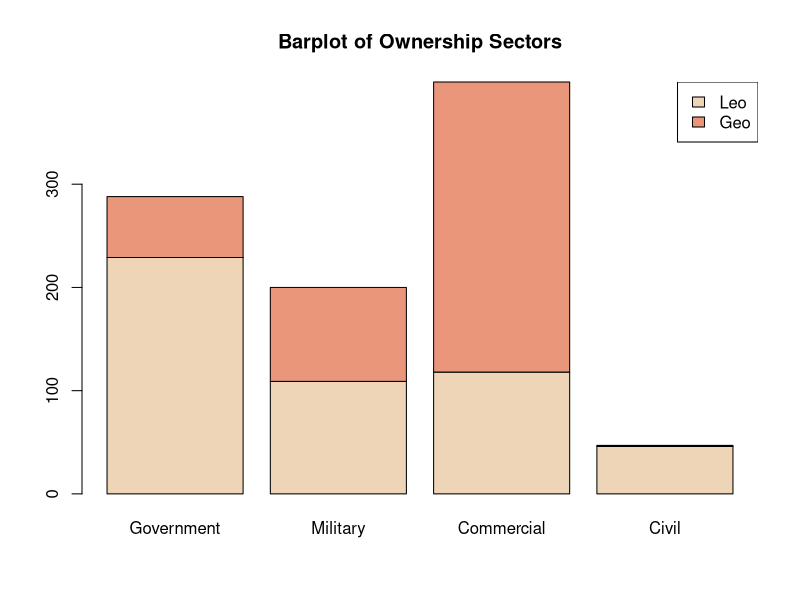
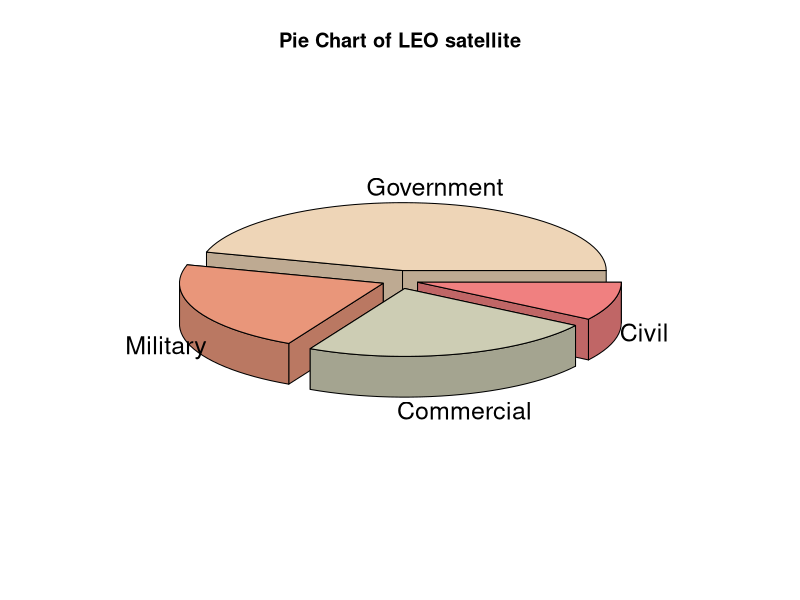
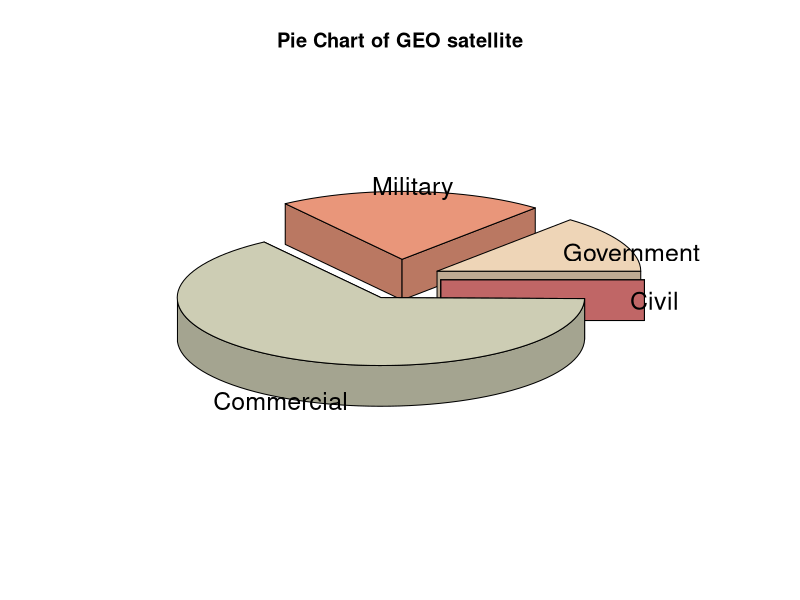

Reproduce these figures in R, in order.





#Q1_Part_1: BARPLOT
Ownership_scetor_vec <- c('Government','Military','Commercial','Civil')
LEO_Satellites_vec <- c(229,109,118,46)
GEO_satellites_vec <- c(59,91,281,1)
color_vec <- c('bisque2','darksalmon', 'lightyellow3', 'lightcoral')
barplot(names.arg = Ownership_scetor_vec,rbind(LEO_Satellites_vec,GEO_satellites_vec),main="Barplot of Ownership Sectors", col=color_vec)
legend("topright",c("Leo","Geo"),fill=color_vec) 

#including Plot library for 3-d Plot
library(plotrix)

#Pie chart of LEO satellites
pie3D( labels=Ownership_scetor_vec, explode=0.09, LEO_Satellites_vec, main="Pie Chart of LEO satellite", col = color_vec)


#Pie chart of LEO satellites
pie3D( labels=Ownership_scetor_vec, explode=0.2, GEO_satellites_vec, main="Pie Chart of GEO satellite", col = color_vec)

